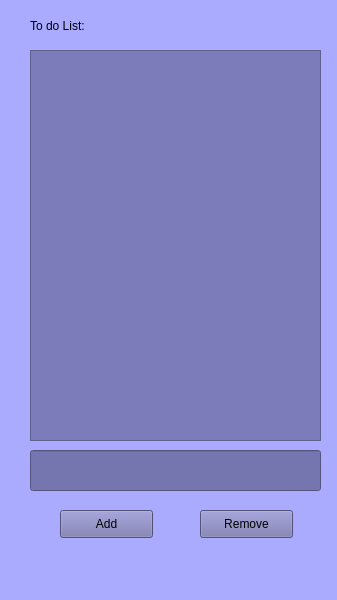
<?xml version="1.0" encoding="UTF-8"?>
<ui version="4.0">
 <class>MainWindow</class>
 <widget class="QMainWindow" name="MainWindow">
  <property name="geometry">
   <rect>
    <x>0</x>
    <y>0</y>
    <width>337</width>
    <height>600</height>
   </rect>
  </property>
  <property name="windowTitle">
   <string>MainWindow</string>
  </property>
  <property name="styleSheet">
   <string notr="true">background-color: rgb(170, 170, 255);</string>
  </property>
  <widget class="QWidget" name="centralwidget">
   <widget class="QLabel" name="Title">
    <property name="geometry">
     <rect>
      <x>30</x>
      <y>0</y>
      <width>141</width>
      <height>51</height>
     </rect>
    </property>
    <property name="styleSheet">
     <string notr="true">font: 12pt &quot;MS Shell Dlg 2&quot;;

</string>
    </property>
    <property name="text">
     <string>To do List:</string>
    </property>
    <property name="margin">
     <number>11</number>
    </property>
   </widget>
   <widget class="QListWidget" name="listWidget">
    <property name="geometry">
     <rect>
      <x>30</x>
      <y>50</y>
      <width>291</width>
      <height>391</height>
     </rect>
    </property>
    <property name="font">
     <font>
      <kerning>false</kerning>
     </font>
    </property>
    <property name="styleSheet">
     <string notr="true">background-color:rgb(124, 124, 186) </string>
    </property>
   </widget>
   <widget class="QLineEdit" name="lineEdit">
    <property name="geometry">
     <rect>
      <x>30</x>
      <y>450</y>
      <width>291</width>
      <height>41</height>
     </rect>
    </property>
    <property name="styleSheet">
     <string notr="true">background-color: rgb(117, 117, 176);
font: 12pt &quot;MS Shell Dlg 2&quot;;
selection-color: rgb(255, 255, 255);</string>
    </property>
    <property name="text">
     <string/>
    </property>
   </widget>
   <widget class="QPushButton" name="btnremove">
    <property name="geometry">
     <rect>
      <x>200</x>
      <y>510</y>
      <width>93</width>
      <height>28</height>
     </rect>
    </property>
    <property name="styleSheet">
     <string notr="true">background-color: rgb(114, 114, 171);</string>
    </property>
    <property name="text">
     <string>Remove</string>
    </property>
   </widget>
   <widget class="QPushButton" name="btnadd">
    <property name="geometry">
     <rect>
      <x>60</x>
      <y>510</y>
      <width>93</width>
      <height>28</height>
     </rect>
    </property>
    <property name="styleSheet">
     <string notr="true">background-color: rgb(114, 114, 171);</string>
    </property>
    <property name="text">
     <string>Add</string>
    </property>
   </widget>
  </widget>
  <widget class="QMenuBar" name="menubar">
   <property name="geometry">
    <rect>
     <x>0</x>
     <y>0</y>
     <width>337</width>
     <height>26</height>
    </rect>
   </property>
  </widget>
  <widget class="QStatusBar" name="statusbar"/>
 </widget>
 <resources/>
 <connections/>
</ui>
